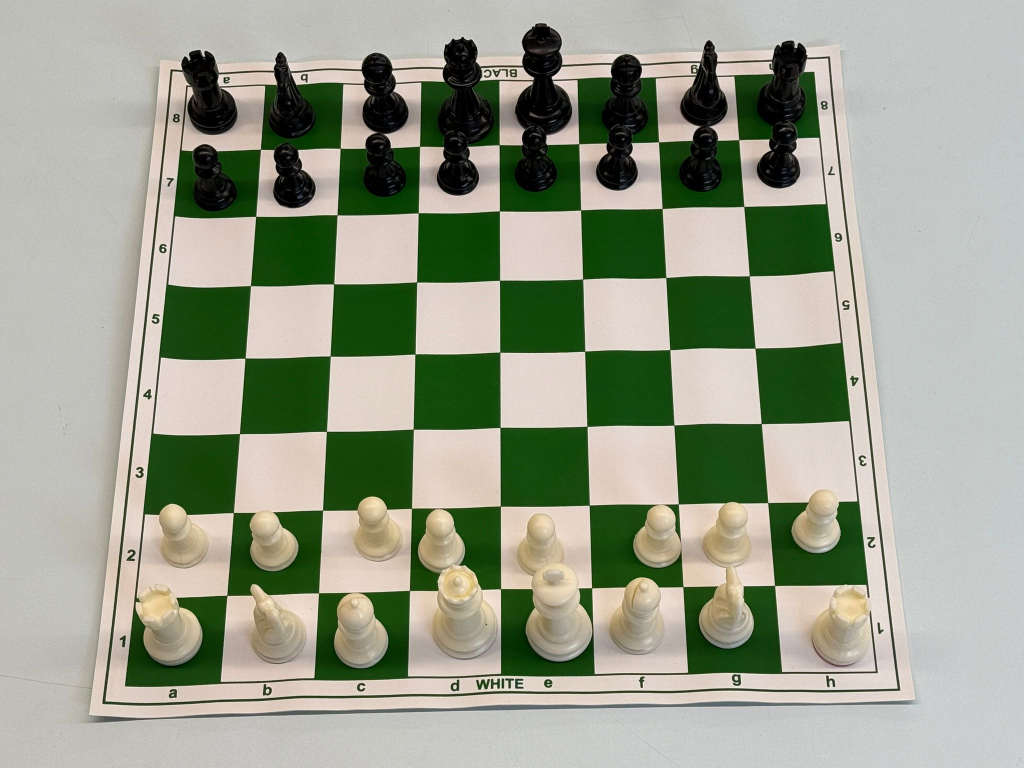
#> input picture Piece_Labeling_and_Classification/final_chess_dataset/training/images/WhatsApp Image 2025-10-29 at 3.15.11 PM.jpeg, 2048 x 1536 px (shown at 1/2 size)
$ python -i board_detect.py   (imports and definitions only)
#> lines starting #> are read from the running program, lines starting #| are printed output that depends on the picture; after the words box and inside, x2 and y2 are one past the last pixel; in counts of white or black regions, pixels touching at a corner belong together
import matplotlib.pyplot as plt
import numpy as np
import cv2

from sklearn.cluster import AgglomerativeClustering

from .util import *
from .plots import *

IMAGE_DIR = '../side_test'

LOWER_GREEN_HSV_THRESHOLD = [35, 55, 40]
UPPER_GREEN_HSV_THRESHOLD = [85, 255, 255]


# [35, 55, 40, 85, 255, 255]

def show_lines_with_midpoints(img, lines_pts, color=(255,0,0), radius=5):
    vis = img.copy()
    num_lines = len(lines_pts) // 2
    for i in range(num_lines):
        pt1 = tuple(lines_pts[2*i])
        pt2 = tuple(lines_pts[2*i+1])
        cv2.line(vis, pt1, pt2, color, 2)
        mid = ((pt1[0]+pt2[0])//2, (pt1[1]+pt2[1])//2)
        cv2.circle(vis, mid, radius, (0,255,0), -1)  # midpoint in green
    plt.figure(figsize=(10,10))
    plt.imshow(vis)
    plt.title("Lines with Midpoints")
    plt.axis('off')
    plt.show()

def average_extremal_lines(lines, mean_coords, n=4, side='left'):
    if side =='left' or side == 'top':
        idxs = np.argsort(mean_coords)[:n]
    else:
        idxs = np.argsort(mean_coords)[-n:]

    pts = lines[idxs].reshape(-1, 2)

    return pts

def get_board_area(image, show=False, show_detail=False):
    # --- Step 1: create green mask ---
#> called with show = False, show_detail = False
    hsv = cv2.cvtColor(image, cv2.COLOR_RGB2HSV)
#> hsv: shape (1536, 2048, 3); mean H, S, V 39.5, 64.7, 163.7
    mask_green = cv2.inRange(hsv, np.array(LOWER_GREEN_HSV_THRESHOLD),
                                     np.array(UPPER_GREEN_HSV_THRESHOLD))
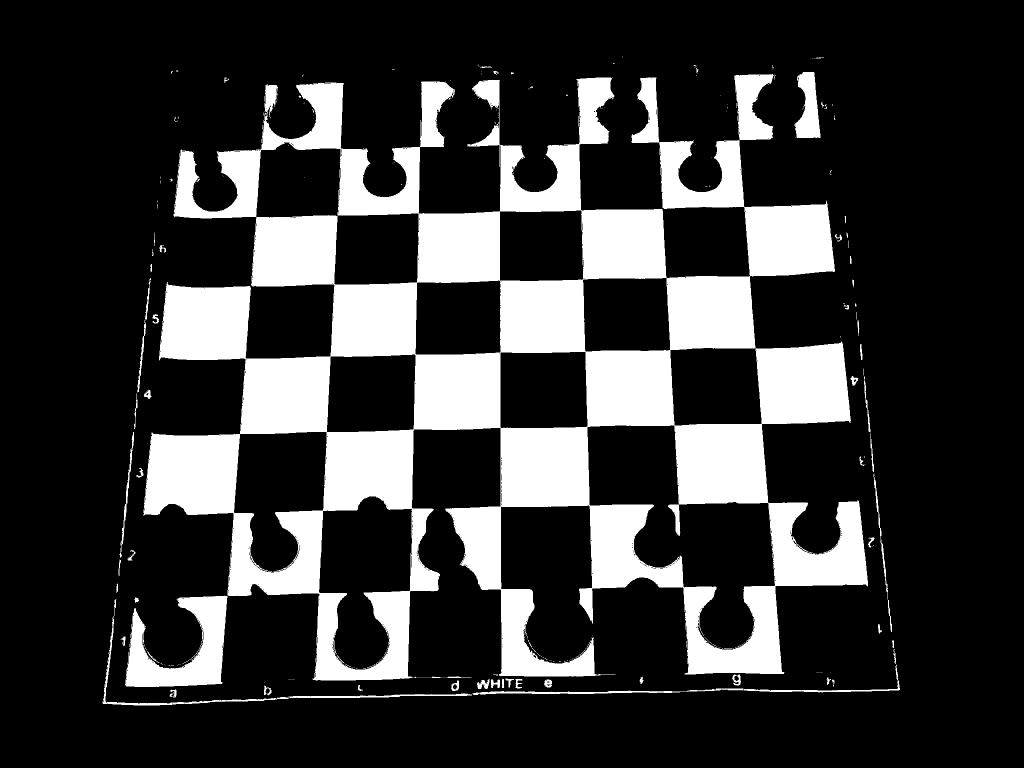
#> mask_green: shape (1536, 2048) (shown at 1/2 size); 21.6% white; 308 white regions (241 under 20 px), largest, box (x1, y1, x2, y2) and area: (287, 148, 1736, 1361) 639047, (250, 1191, 455, 1374) 18893, (1588, 144, 1641, 276) 4443

    if show_detail:
        plt.imshow(mask_green, cmap='gray')
        plt.title("Green masked area")
        plt.axis("off")
        plt.show()

    mask_green = cv2.morphologyEx(mask_green, cv2.MORPH_OPEN, np.ones((10,10), np.uint8))
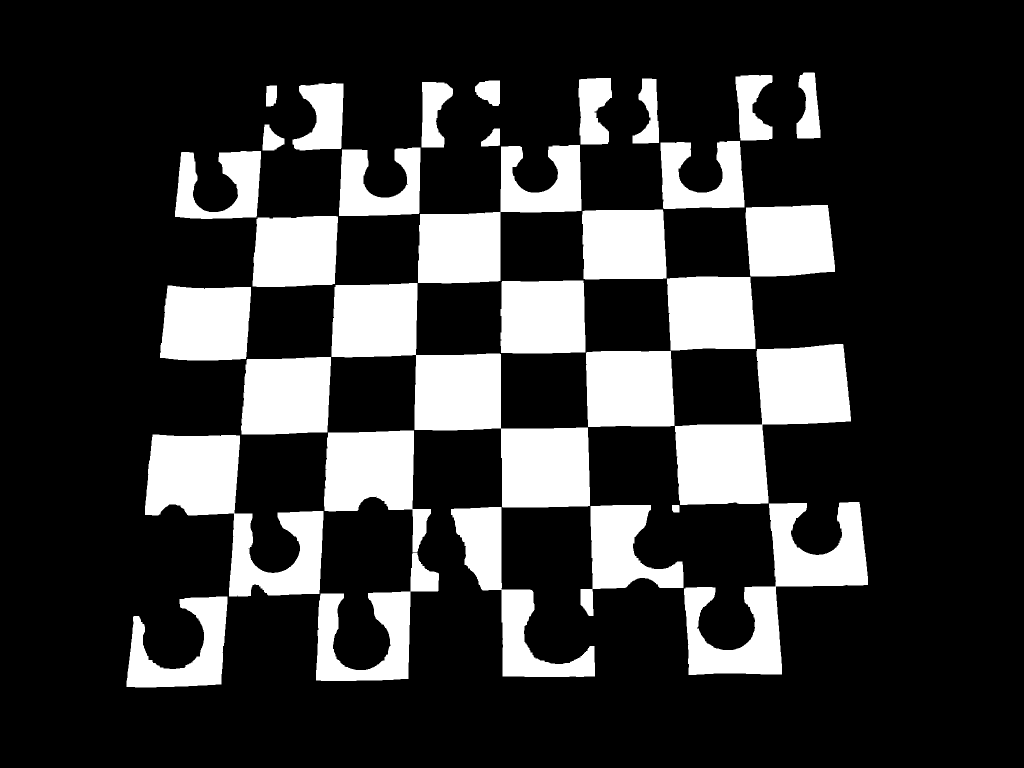
#> mask_green: shape (1536, 2048) (shown at 1/2 size); 20.8% white; 32 white regions, largest, box (x1, y1, x2, y2) and area: (663, 566, 1180, 1015) 77648, (1350, 688, 1702, 1010) 55061, (290, 869, 647, 1193) 47658
    mask_green = cv2.morphologyEx(mask_green, cv2.MORPH_CLOSE, np.ones((2, 2), np.uint8))
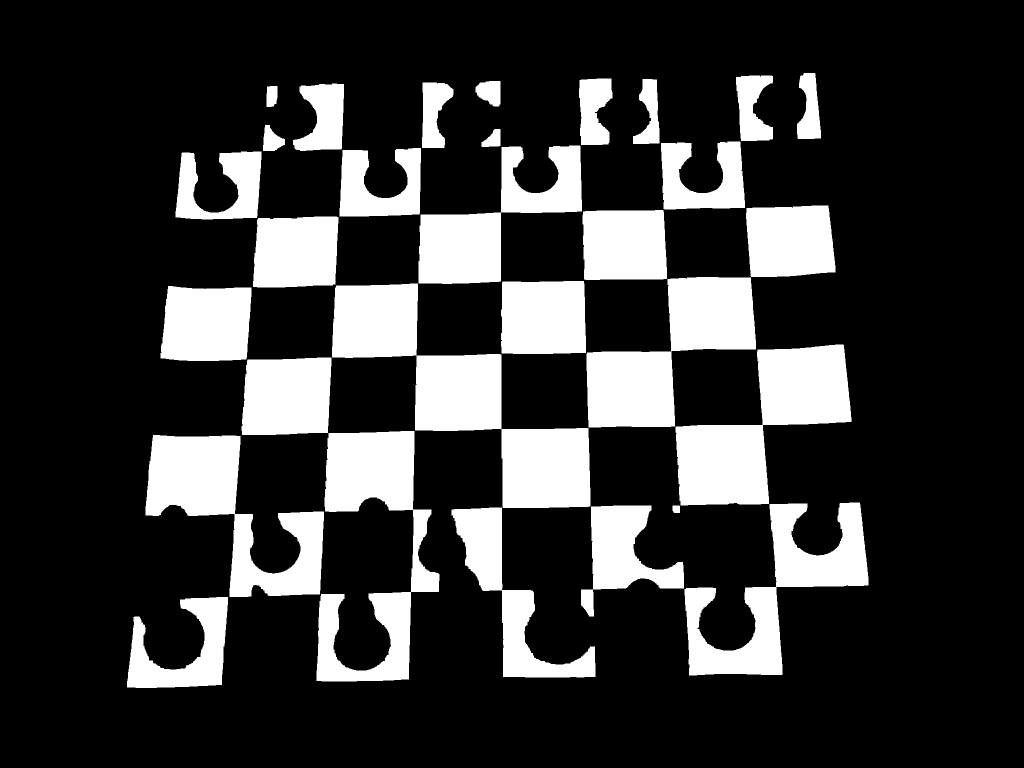
#> mask_green: shape (1536, 2048) (shown at 1/2 size); 20.8% white; 30 white regions, largest, box (x1, y1, x2, y2) and area: (664, 567, 1181, 1016) 77652, (1351, 689, 1703, 1011) 55061, (633, 862, 879, 1363) 50626

    if show_detail:
        plt.imshow(mask_green, cmap='gray')
        plt.title("Small contours removed")
        plt.axis("off")
        plt.show()

    # cv2.inRange already returns a 0/255 uint8 mask; multiplying by 255 overflows
    mask_gray = mask_green.copy()

    # Convert to float and blur/dilate
    mask_float = cv2.dilate(mask_gray.astype(np.float32), np.ones((3,3), np.uint8), iterations=1)
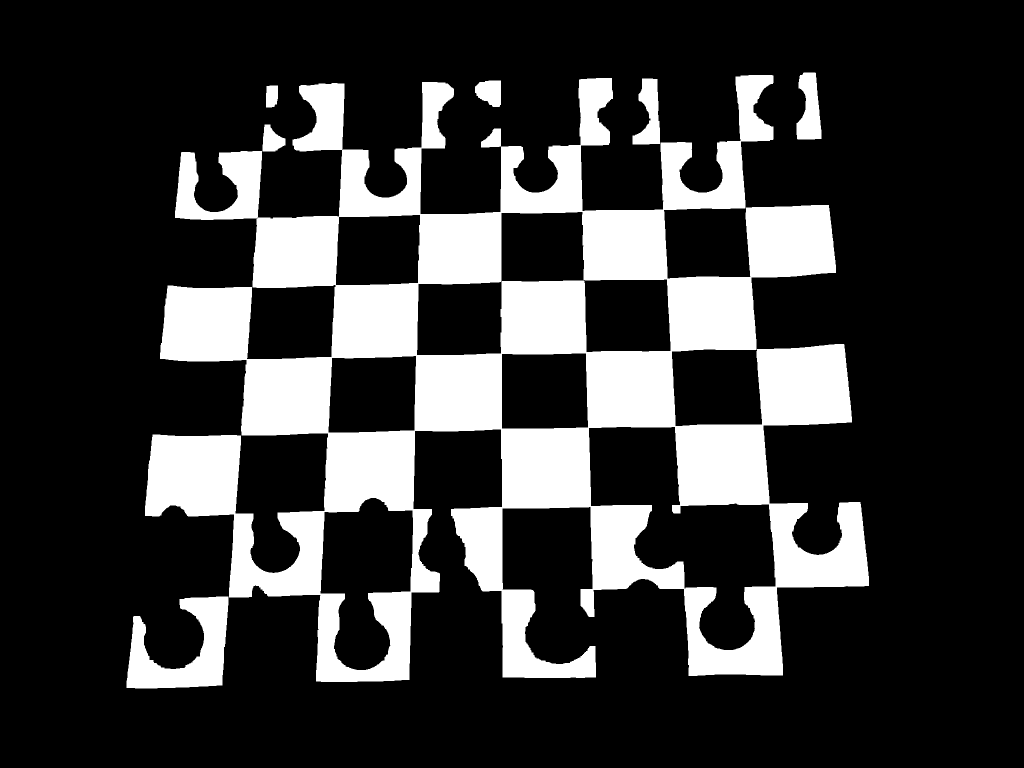
#> mask_float: shape (1536, 2048) float32 (shown at 1/2 size); 21.7% white; 7 white regions, largest, box (x1, y1, x2, y2) and area: (290, 150, 1738, 1364) 648119, (253, 1193, 457, 1377) 19441, (1593, 145, 1643, 279) 4764
    mask_blur = cv2.GaussianBlur(mask_float, (5,5), 0)
    mask_blur_norm = cv2.normalize(mask_blur, None, 0, 255, cv2.NORM_MINMAX).astype(np.uint8)

    if show_detail:
        plt.imshow(mask_blur_norm, cmap='gray')
        plt.title("Blurred Green Mask")
        plt.axis('off')
        plt.show()

    # --- Step 2: edge detection ---
    edges = cv2.Canny(mask_blur_norm, 100, 200, apertureSize=3)
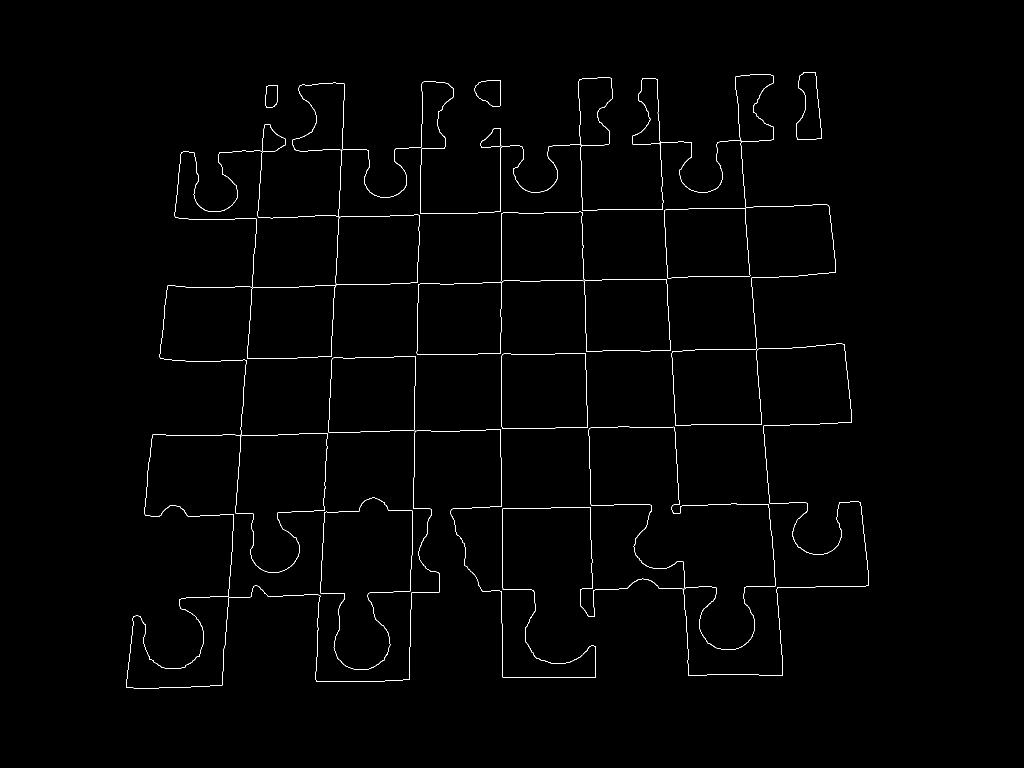
#> edges: shape (1536, 2048) (shown at 1/2 size); 0.78% white in thin lines or dots, all inside (x1, y1, x2, y2) = (252, 144, 1738, 1377)
    if show_detail:
        plt.imshow(edges, cmap='gray')
        plt.title("Canny Edges from Green Mask")
        plt.axis('off')
        plt.show()

    # --- Step 3: Hough line detection ---
    lines = cv2.HoughLinesP(edges, 1, np.pi/180, threshold=60 , minLineLength=50, maxLineGap=1000)
#> lines = 90 rows, first 6: [305, 871, 1639, 848], [1313, 158, 1376, 1348], [635, 1236, 687, 226], [1002, 1243, 1002, 294], [334, 576, 1503, 556], [1630, 145, 1737, 1166]
    if lines is None:
        print("No lines detected.")
        return None

    if show_detail:
        vis_lines = image.copy()
        for line in lines:
            x1, y1, x2, y2 = line[0]
            cv2.line(vis_lines, (x1, y1), (x2, y2), (0,255,0), 2)
        plt.imshow(vis_lines)
        plt.title("All Hough Lines Detected")
        plt.axis('off')
        plt.show()

    # --- Step 2: separate vertical/horizontal lines ---
    vertical_lines = []
    horizontal_lines = []

    # --- Step 2: cluster lines by angle ---
    angles = []
    for line in lines:
        x1, y1, x2, y2 = line[0]
        angle = np.arctan2((y2 - y1), (x2 - x1))  # angle in radians
        angles.append(angle)
#> this loop made 90 passes
#> (x1, y1, x2, y2, angle) on passes 1 to 12: (305, 871, 1639, 848, -0.0172), (1313, 158, 1376, 1348, 1.52), (635, 1236, 687, 226, -1.52), (1002, 1243, 1002, 294, -1.57), (334, 576, 1503, 556, -0.0171), (1630, 145, 1737, 1166, 1.47), (334, 575, 1583, 553, -0.0176), (631, 1359, 687, 298, -1.52), (328, 718, 1689, 695, -0.0169), (1474, 281, 1564, 1311, 1.48), (1004, 1351, 1004, 292, -1.57), (1003, 1246, 1003, 291, -1.57)
#> after the loop, angles = 90 values, max 1.55 at index 39, min -1.57 at index 3, mean -0.0717
    angles = np.array(angles)

    points = np.column_stack((np.cos(2*angles), np.sin(2*angles)))
#> points = 90 pairs, first value -1 to 1, second value -0.207 to 1

    cluster = AgglomerativeClustering(n_clusters=2)
    labels = cluster.fit_predict(points)
#> labels = 90 values, max 1 at index 0, min 0 at index 1, mean 0.522

    if show_detail:
        plt.figure(figsize=(6,6))
        plt.scatter(points[:,0], points[:,1], c=labels)
        plt.xlabel('cos(angle)')
        plt.ylabel('sin(angle)')
        plt.title('Clustering lines by angle on the unit circle')
        plt.axis('equal')
        plt.show()

    # Now separate
    lines_group0 = lines[labels == 0]
#> lines_group0 = 43 rows, first 6: [1313, 158, 1376, 1348], [635, 1236, 687, 226], [1002, 1243, 1002, 294], [1630, 145, 1737, 1166], [631, 1359, 687, 298], [1474, 281, 1564, 1311]
    lines_group1 = lines[labels == 1]
#> lines_group1 = 47 rows, first 6: [305, 871, 1639, 848], [334, 576, 1503, 556], [334, 575, 1583, 553], [328, 718, 1689, 695], [305, 870, 1675, 846], [290, 1030, 1720, 1005]

    # Determine which group is vertical and which is horizontal
    mean_angle0 = np.mean(np.abs(np.sin([np.arctan2(y2-y1, x2-x1) for x1,y1,x2,y2 in lines_group0[:,0]])))
#> mean_angle0 = 0.991
    mean_angle1 = np.mean(np.abs(np.sin([np.arctan2(y2-y1, x2-x1) for x1,y1,x2,y2 in lines_group1[:,0]])))
#> mean_angle1 = 0.0195

    if mean_angle0 > mean_angle1:
        vertical_lines = lines_group0
#> vertical_lines has the same summary as lines_group0
        horizontal_lines = lines_group1
#> horizontal_lines has the same summary as lines_group1
    else:
        vertical_lines = lines_group1
        horizontal_lines = lines_group0

    if show_detail:
        vis_lines = image.copy()

        # Draw group 0 in red
        for line in vertical_lines:
            x1, y1, x2, y2 = line[0]
            cv2.line(vis_lines, (x1, y1), (x2, y2), (255, 0, 0), 2)

        # Draw group 1 in blue
        for line in horizontal_lines:
            x1, y1, x2, y2 = line[0]
            cv2.line(vis_lines, (x1, y1), (x2, y2), (0, 0, 255), 2)

        plt.figure(figsize=(10, 10))
        plt.imshow(vis_lines)
        plt.title("Line Groups after Clustering, Red = vertical, blue = horizontal")
        plt.axis('off')
        plt.show()


    if len(vertical_lines) < 2 or len(horizontal_lines) < 2:
        print("Not enough vertical/horizontal lines")
        return None

    # --- Step 3: find extremal lines ---

    # For verticals
    vertical_mean_x = vertical_lines[:, 0, [0, 2]].mean(axis=1)
#> vertical_mean_x = 43 values, max 1684 at index 23, min 301 at index 27, mean 998.6
    left_line_pts  = average_extremal_lines(vertical_lines, vertical_mean_x, n=1, side='left')
#> in average_extremal_lines, `idxs = np.argsort(mean_coords)[:n]`: idxs = [27]
#> in average_extremal_lines, `pts = lines[idxs].reshape(-1, 2)`: pts = [[252, 1372], [350, 433]]
#> left_line_pts = [[252, 1372], [350, 433]]
    right_line_pts = average_extremal_lines(vertical_lines, vertical_mean_x, n=1, side='right')
#> right_line_pts = [[1631, 145], [1737, 1156]]

    # For horizontals
    horizontal_mean_y = horizontal_lines[:, 0, [1, 3]].mean(axis=1)
#> horizontal_mean_y = 47 values, max 1375.5 at index 42, min 151.5 at index 45, mean 779.3
    top_line_pts    = average_extremal_lines(horizontal_lines, horizontal_mean_y, n=1, side='top')
#> top_line_pts = [[1195, 155], [1605, 148]]
    bottom_line_pts = average_extremal_lines(horizontal_lines, horizontal_mean_y, n=1, side='bottom')
#> bottom_line_pts = [[269, 1376], [353, 1375]]

    if show_detail:
        show_lines_with_midpoints(image, right_line_pts, color=(255,0,0))
        # show_lines_with_midpoints(image, horizontal_lines, color=(0,0,255))


    if show_detail and image is not None:
        vis_selected = image.copy()
        for pts in [left_line_pts, right_line_pts]:
            cv2.line(vis_selected, tuple(pts[0]), tuple(pts[1]), (255,0,0), 2)
        for pts in [top_line_pts, bottom_line_pts]:
            cv2.line(vis_selected, tuple(pts[0]), tuple(pts[1]), (0,0,255), 2)
        plt.imshow(vis_selected)
        plt.title("Selected Extremal Lines")
        plt.axis('off')
        plt.show()

    # --- Step 4: fit lines ---
    vx_l, vy_l, x0_l, y0_l = cv2.fitLine(left_line_pts, cv2.DIST_L2,0,0.01,0.01)
#> vx_l = [0.104]; vy_l = [-0.995]; x0_l = [301]; y0_l = [902.5]
    vx_r, vy_r, x0_r, y0_r = cv2.fitLine(right_line_pts, cv2.DIST_L2,0,0.01,0.01)
#> vx_r = [0.104]; vy_r = [0.995]; x0_r = [1684]; y0_r = [650.5]
    vx_t, vy_t, x0_t, y0_t = cv2.fitLine(top_line_pts, cv2.DIST_L2,0,0.01,0.01)
#> vx_t = [1]; vy_t = [-0.0171]; x0_t = [1400]; y0_t = [151.5]
    vx_b, vy_b, x0_b, y0_b = cv2.fitLine(bottom_line_pts, cv2.DIST_L2,0,0.01,0.01)
#> vx_b = [1]; vy_b = [-0.0119]; x0_b = [311]; y0_b = [1375.5]

    # Convert to scalars
    vx_l, vy_l, x0_l, y0_l = vx_l.item(), vy_l.item(), x0_l.item(), y0_l.item()
#> vx_l = 0.104; vy_l = -0.995; x0_l = 301; y0_l = 902.5
    vx_r, vy_r, x0_r, y0_r = vx_r.item(), vy_r.item(), x0_r.item(), y0_r.item()
#> vx_r = 0.104; vy_r = 0.995; x0_r = 1684; y0_r = 650.5
    vx_t, vy_t, x0_t, y0_t = vx_t.item(), vy_t.item(), x0_t.item(), y0_t.item()
#> vx_t = 1; vy_t = -0.0171; x0_t = 1400; y0_t = 151.5
    vx_b, vy_b, x0_b, y0_b = vx_b.item(), vy_b.item(), x0_b.item(), y0_b.item()
#> vx_b = 1; vy_b = -0.0119; x0_b = 311; y0_b = 1375.5

    if show_detail and image is not None:
        # Draw fitted lines extended for visualization
        vis_fit = image.copy()
        h, w = image.shape[:2]
        def draw_line(p, v, color):
            # extend line to image borders
            t0, t1 = -1000, 1000
            pt0 = (int(p[0] + t0*v[0]), int(p[1] + t0*v[1]))
            pt1 = (int(p[0] + t1*v[0]), int(p[1] + t1*v[1]))
            cv2.line(vis_fit, pt0, pt1, color, 2)

        draw_line([x0_l, y0_l], [vx_l, vy_l], (255,0,0))
        draw_line([x0_r, y0_r], [vx_r, vy_r], (255,0,0))
        draw_line([x0_t, y0_t], [vx_t, vy_t], (0,0,255))
        draw_line([x0_b, y0_b], [vx_b, vy_b], (0,0,255))
        plt.imshow(vis_fit)
        plt.title("Fitted Extremal Lines")
        plt.axis('off')
        plt.show()

    # --- Step 5: compute intersections ---
    def line_intersection(p1, v1, p2, v2):
        x0_1, y0_1 = p1
        vx1, vy1 = v1
        x0_2, y0_2 = p2
        vx2, vy2 = v2
        A = np.array([[vx1, -vx2], [vy1, -vy2]])
        b = np.array([x0_2 - x0_1, y0_2 - y0_1])
        if np.linalg.cond(A) > 1e12:
            return np.array([(x0_1+x0_2)/2, (y0_1+y0_2)/2])
        t = np.linalg.lstsq(A, b, rcond=None)[0]
        intersection = np.array([x0_1, y0_1]) + t[0]*np.array([vx1, vy1])
        return intersection

    p_l, v_l = [x0_l, y0_l], [vx_l, vy_l]
#> p_l = [301, 902.5]; v_l = [0.104, -0.995]
    p_r, v_r = [x0_r, y0_r], [vx_r, vy_r]
#> p_r = [1684, 650.5]; v_r = [0.104, 0.995]
    p_t, v_t = [x0_t, y0_t], [vx_t, vy_t]
#> p_t = [1400, 151.5]; v_t = [1, -0.0171]
    p_b, v_b = [x0_b, y0_b], [vx_b, vy_b]
#> p_b = [311, 1375.5]; v_b = [1, -0.0119]

    corners = np.array([
        line_intersection(p_l, v_l, p_t, v_t),  # top-left
        line_intersection(p_r, v_r, p_t, v_t),  # top-right
        line_intersection(p_r, v_r, p_b, v_b),  # bottom-right
        line_intersection(p_l, v_l, p_b, v_b),  # bottom-left
    ], dtype=np.int32)
#> in line_intersection, `x0_1, y0_1 = p1`: x0_1 = 301; y0_1 = 902.5
#> in line_intersection, `vx1, vy1 = v1`: vx1 = 0.104; vy1 = -0.995
#> in line_intersection, `x0_2, y0_2 = p2`: x0_2 = 1400; y0_2 = 151.5
#> in line_intersection, `vx2, vy2 = v2`: vx2 = 1; vy2 = -0.0171
#> in line_intersection, `A = np.array([[vx1, -vx2], [vy1, -vy2]])`: A = [[0.104, -1], [-0.995, 0.0171]]
#> in line_intersection, `b = np.array([x0_2 - x0_1, y0_2 - y0_1])`: b = [1099, -751]
#> in line_intersection, `t = np.linalg.lstsq(A, b, rcond=None)[0]`: t = [737.5, -1022.6]
#> in line_intersection, `intersection = np.array([x0_1, y0_1]) + t[0]*np.array([vx1, vy1])`: intersection = [377.6, 169]
#> corners = [[377, 168], [1631, 147], [1758, 1358], [251, 1376]]

    if (show_detail or show) and image is not None:
        vis_corners = image.copy()
        for i, (x, y) in enumerate(corners):
            cv2.circle(vis_corners, (int(x), int(y)), 80, (0,0,255), -1)
            cv2.putText(vis_corners, f"{i+1}", (int(x)+5,int(y)-5),
                        cv2.FONT_HERSHEY_SIMPLEX, 0.6, (255,255,255), 2)

        plt.figure(figsize=(15, 15))
        plt.imshow(vis_corners)
        plt.title("Board Corners from Intersections")
        plt.axis('off')
        plt.show()

    # now create the mask with the board area
    # mask = np.zeros(image.shape[:2], dtype=np.uint8)
    # cv2.fillPoly(mask, [corners], 1)

    # return mask
    return corners


# [7 lines not run here, left out]
        # threshold_util(np.array([image]), [35, 55, 40, 85, 255, 255])


# LOWER_GREEN_HSV_THRESHOLD = [35, 55, 40]
# UPPER_GREEN_HSV_THRESHOLD = [85, 255, 255]

>>> import cv2
>>> picture = cv2.cvtColor(cv2.imread('../Piece_Labeling_and_Classification/final_chess_dataset/training/images/WhatsApp Image 2025-10-29 at 3.15.11 PM.jpeg'), cv2.COLOR_BGR2RGB)
>>> result = get_board_area(picture)
#> result has the same summary as corners in get_board_area
